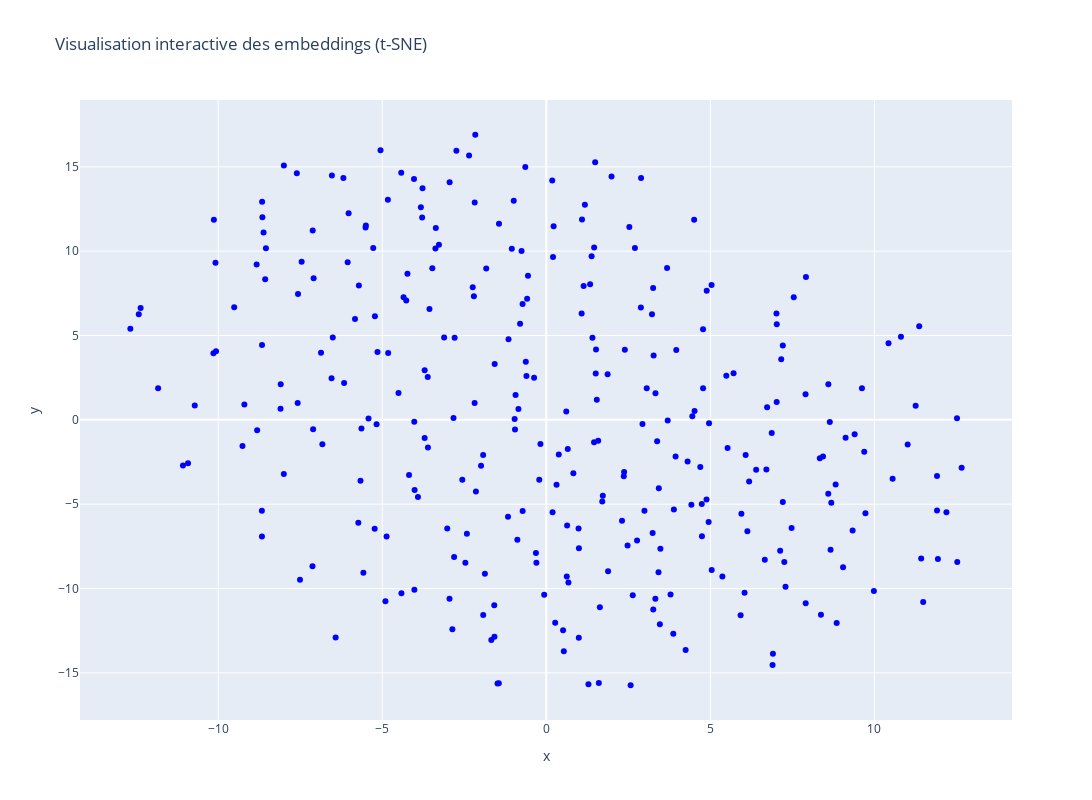

The notebook cell this image was saved under:
### Markdown cell above
## Visualisation du nuage de point par TSNE

### Code cell
from sklearn.manifold import TSNE
import plotly.express as px
import pandas as pd

# 1. Sélection des mots (ex : les 300 plus fréquents)
mots = list(model.wv.index_to_key[:300])
vecteurs = model.wv[mots]

# 2. Réduction de dimension avec t-SNE
tsne = TSNE(n_components=2, random_state=42, perplexity=30, n_iter=1000)
vecteurs_2D = tsne.fit_transform(vecteurs)

# 3. Mise en DataFrame pour Plotly
df_tsne = pd.DataFrame({
    "mot": mots,
    "x": vecteurs_2D[:, 0],
    "y": vecteurs_2D[:, 1]
})

# 4. Affichage interactif
fig = px.scatter(
    df_tsne,
    x="x",
    y="y",
    hover_name="mot",
    title="Visualisation interactive des embeddings (t-SNE)"
)
fig.update_traces(marker=dict(size=6, color="blue"), textposition='top center')
fig.update_layout(width=2000, height=800)  # ➤ Dimensions mises à jour ici
fig.show()

### Figure 1 — Plotly figure (JSON) as saved in the notebook; plotly's stock layout.template omitted (floating-point values rounded to 4 significant figures; data arrays with more than 128 entries replaced by an {"elided": "..."} marker saying what was removed)
{"data": [{"hovertemplate": "<b>%{hovertext}</b><br><br>x=%{x}<br>y=%{y}<extra></extra>", "hovertext": {"elided": "300 str values"}, "legendgroup": "", "marker": {"color": "blue", "size": 6, "symbol": "circle"}, "mode": "markers", "name": "", "orientation": "v", "showlegend": false, "textposition": "top center", "type": "scatter", "x": {"elided": "300 float values"}, "xaxis": "x", "y": {"elided": "300 float values"}, "yaxis": "y"}], "layout": {"height": 800, "legend": {"tracegroupgap": 0}, "title": {"text": "Visualisation interactive des embeddings (t-SNE)"}, "width": 2000, "xaxis": {"anchor": "y", "domain": [0, 1], "title": {"text": "x"}}, "yaxis": {"anchor": "x", "domain": [0, 1], "title": {"text": "y"}}}}
